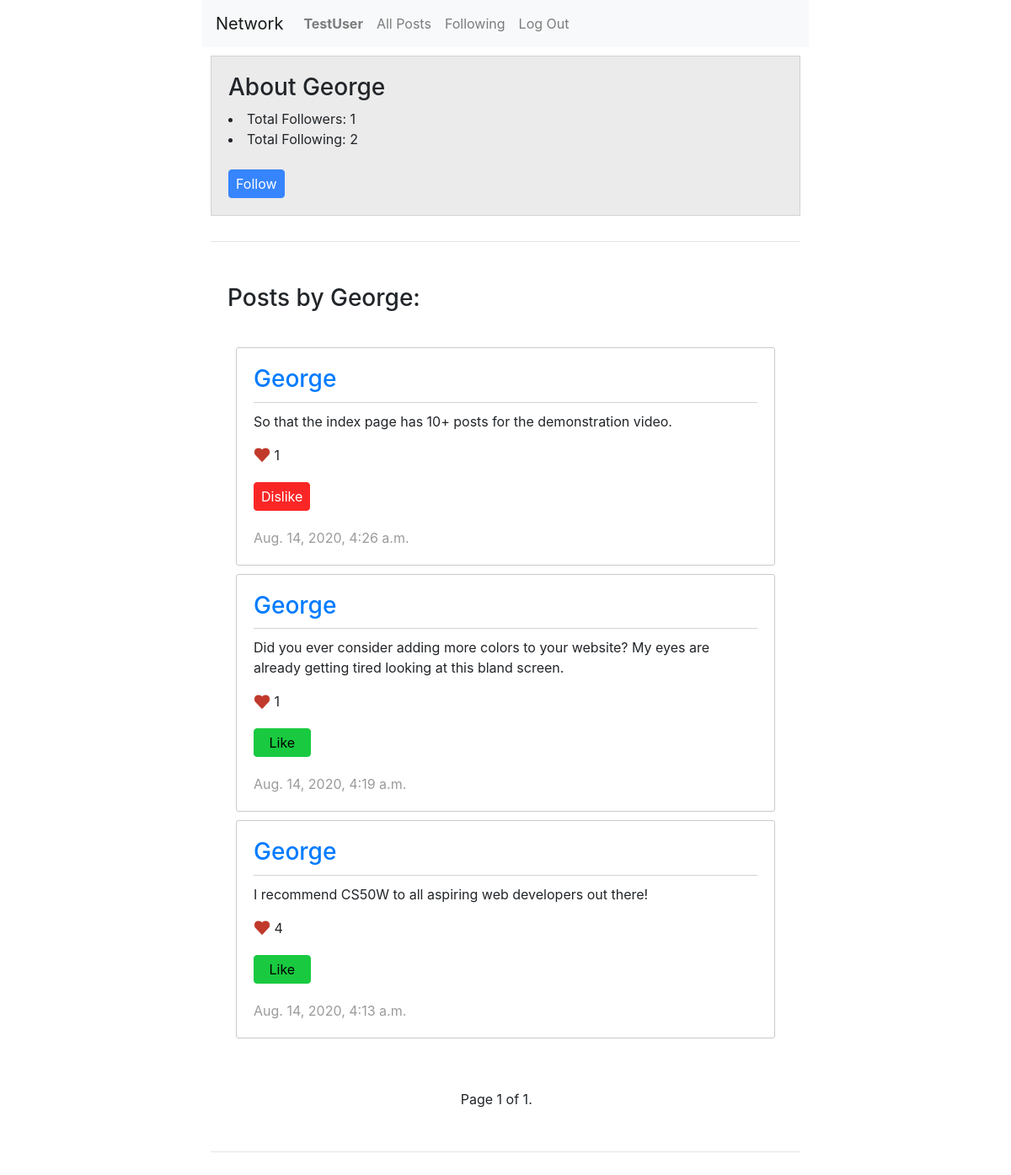
Screenshot of /profile/George (signed in) with the database file from the repository.
### network/models.py (models this page shows, shortened)
class User(AbstractUser):
    pass

class Post(models.Model):
    user = models.ForeignKey(User, on_delete=models.CASCADE)
    content = models.CharField(max_length=300)
    liked_by = models.ManyToManyField(User, related_name="likes")
    total_likes = models.IntegerField(default=0)
    timestamp = models.DateTimeField(auto_now_add=True)

### network/views.py (the view)
# urls.py: path("profile/<str:username>", views.userProfile, name="userProfile"),
def userProfile(request, username):
    current_user = request.user
    target_user = User.objects.get(username=username)
    total_followers = Follow.objects.filter(following=target_user).count()
    total_following = Follow.objects.filter(follower=target_user).count()
    posts = Post.objects.filter(user=target_user).order_by('-timestamp')
    paginator = Paginator(posts, 10)
    page_number = request.GET.get('page')
    page_obj = paginator.get_page(page_number)
    if current_user.is_authenticated:
        try:
            Follow.objects.get(follower=request.user, following=target_user)
            is_follower = True
        except ObjectDoesNotExist as e:
            is_follower = False
    else:
        is_follower = None
    context = {
        "target_user": target_user,
        "total_followers": total_followers,
        "total_following": total_following,
        "page_obj": page_obj,
        "is_follower": is_follower,
        "current_user": current_user
    }
    return render(request, "network/userProfile.html", context)

### network/templates/network/userProfile.html (shortened to what this page needs)
{% extends "network/layout.html" %}
{% load static %}
{% load tz %}
{% block body %}
    <div id="about_user">
        <h3>About {{target_user.username}}</h3>
        <li>Total Followers: {{ total_followers }}</li>
        <li>Total Following: {{ total_following }}</li>
        <br>
        {% if user.is_authenticated %}
            {% if user.username != target_user.username %}
                {% if is_follower %}
                    <button id="followUser" style="display: none;" class="submit_post">Follow</button>
                    <button id="unfollowUser" class="submit_post">Unfollow</button>
                {% else %}
                    <button id="followUser" class="submit_post">Follow</button>
                {% endif %}
            {% endif %}
        {% endif %}
    </div>
    <hr>
    <div id = "postArea">
        <h3>Posts by {{ target_user.username }}:</h3><br>
        {% if page_obj %}
        {% for post in page_obj %}
        <div id="post_{{ post.id }}" class='post_container'>
            <a href="{% url 'userProfile' username=post.user.username %}"><h3>{{ post.user.username }}</h3></a>
            <p class="content">{{ post.content }}</p>
            <img src="{% static 'network/heart.png' %}" style="height: 20px; width: 20px; margin-top: -5px">
            <text class="total_likes">{{ post.total_likes }}</text>
            {% if current_user.is_authenticated %}
                {% if current_user in post.liked_by.all %}
                    <button class="dislikePost" style="display: block;">Dislike</button>
                {% else %}
                    <button class="likePost" style="display: block;">Like</button>
                {% endif %}
            {% endif %}
            <time class="time" style="display: block;">{{ post.timestamp|localtime }}</time>
        </div>
    {% endfor %}
        {% else %}
            <text>No posts have been made.</text>
        {% endif %}
    </div>
    <div class="pagination">
        <span class="step-links">
            <span class="prev">
            </span>
            <span class="current">
                Page {{ page_obj.number }} of {{ page_obj.paginator.num_pages }}.
            </span>
            <span class="next">
            </span>
        </span>
    </div>
    <hr>
{% endblock %}

### network/templates/network/layout.html (shortened to what this page needs)
{% load static %}
<!DOCTYPE html>
<html lang="en">
    <head>
        <link rel="stylesheet" href="https://stackpath.bootstrapcdn.com/bootstrap/4.4.1/css/bootstrap.min.css">
        <link href="{% static 'network/styles.css' %}" rel="stylesheet">
    </head>
    <body>
        <nav class="navbar navbar-expand-lg navbar-light bg-light">
            <a class="navbar-brand" href="{% url 'index' %}">Network</a>
            <div>
              <ul class="navbar-nav mr-auto">
                {% if user.is_authenticated %}
                    <li class="nav-item">
                        <a class="nav-link" href="{% url 'userProfile' username=user.username %}"><strong>{{ user.username }}</strong></a>
                    </li>
                {% endif %}
                <li class="nav-item">
                  <a class="nav-link" href="{% url 'index' %}">All Posts</a>
                </li>
                {% if user.is_authenticated %}
                    <li class="nav-item">
                        <a class="nav-link" href="{% url 'followPage' %}">Following</a>
                    </li>
                    <li class="nav-item">
                        <a class="nav-link" href="{% url 'logout' %}">Log Out</a>
                    </li>
                {% endif %}
              </ul>
            </div>
          </nav>
        <div class="body">
            {% block body %}
            {% endblock %}
        </div>
    </body>
</html>

### network/static/network/styles.css (style rules this page uses)
body { margin-left: 20%; margin-right: 20%; }
.submit_post { border: 1px solid #3685fd; color: rgb(255, 255, 255); padding: 4px; padding-left: 8px; padding-right: 8px; background-color: #3685fd; border-radius: 4px; }
hr { margin: 30px 10px 30px 10px; }
.post_container { padding: 20px; border: 1px solid rgb(202, 202, 202); border-radius: 3px; margin: 10px; }
#about_user { margin: 10px; border: 1px solid rgb(211, 211, 211); background-color: rgb(235, 235, 235); padding: 20px; }
#postArea { margin: 10px; padding: 20px; }
.time { color: rgb(155, 155, 155); }
.content { margin-top: 10px; border-top: 1px solid rgb(211, 211, 211); padding-top: 10px; }
.pagination { width: fit-content; margin-left: auto; margin-right: auto; padding: 20px; }
.step-links { width: 340px; display: flex; flex-direction: row; }
.prev { flex: 34%; }
.current { flex: 28%; }
.next { flex: 37%; }
.likePost { border: 1px solid #19ca40; color: rgb(0, 0, 0); padding: 4px; padding-left: 17.5px; padding-right: 17.5px; background-color: #19ca40; border-radius: 4px; margin-top: 20px; margin-bottom: 20px; }
.dislikePost { border: 1px solid #fa2626; color: rgb(255, 255, 255); padding: 4px; padding-left: 8px; padding-right: 8px; background-color: #fa2626; border-radius: 4px; margin-top: 20px; margin-bottom: 20px; }

### rows the page displays
User: username "TestUser"
User: username "George"
Post: user.username "George", content "So that the index page has 10+ posts for the demonstration video.", total_likes "1", shows "Dislike", timestamp "Aug. 14, 2020, 4:26 a.m."
Post: user.username "George", content "Did you ever consider adding more colors to your website? My eyes are already getting tired looking at this bland screen.", total_likes "1", shows "Like", timestamp "Aug. 14, 2020, 4:19 a.m."
Post: user.username "George", content "I recommend CS50W to all aspiring web developers out there!", total_likes "4", shows "Like", timestamp "Aug. 14, 2020, 4:13 a.m."

### other values shown
{{ total_followers }} "1"
{{ total_following }} "2"
{{ page_obj.number }} "1"
{{ page_obj.paginator.num_pages }} "1"
